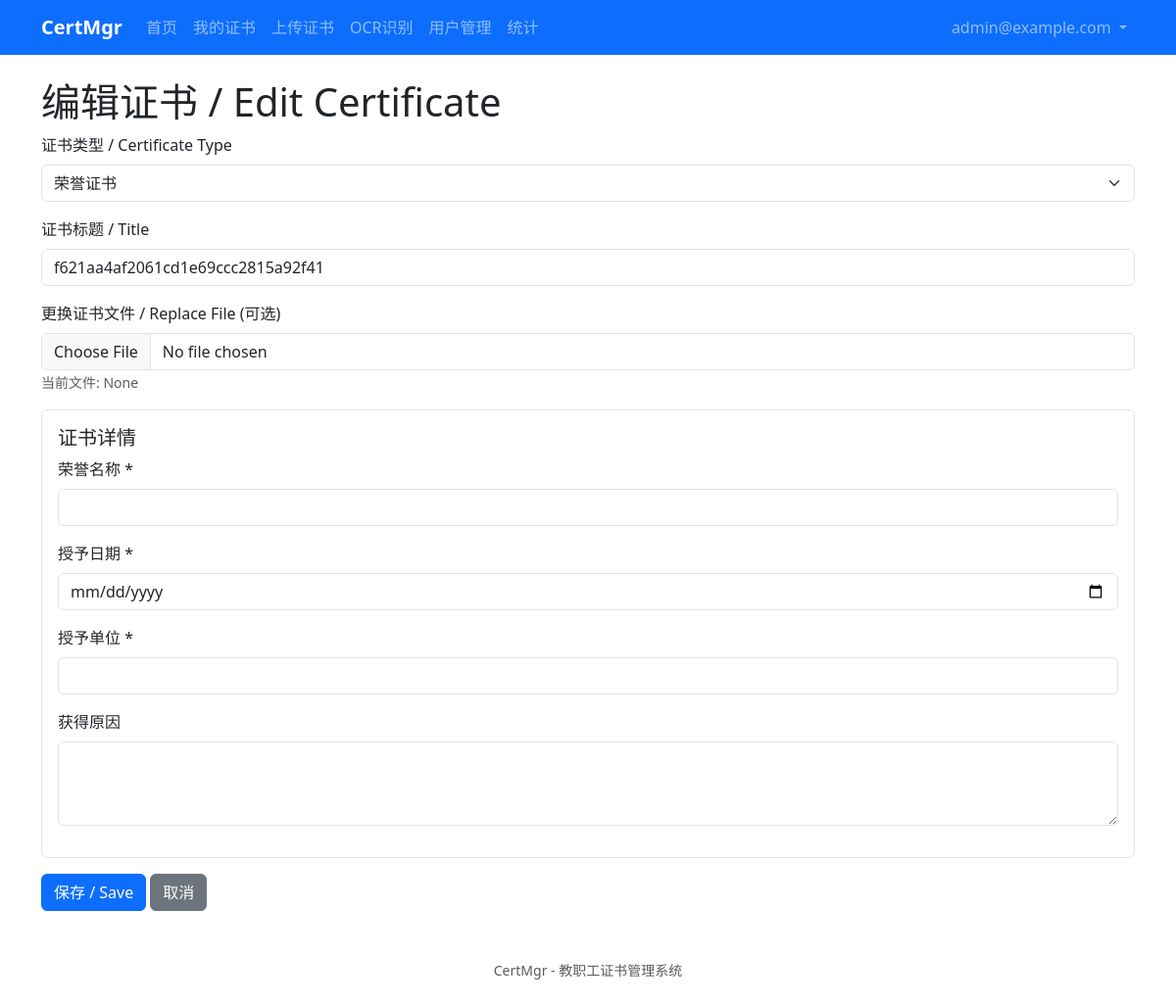
The page /certificates/2/edit (signed in) on the database its author committed.
### app/models/user.py (models this page shows, shortened)
class User(UserMixin, db.Model):
    __tablename__ = 'users'
    id = db.Column(db.Integer, primary_key=True)
    email = db.Column(db.String(120), unique=True, nullable=False, index=True)
    password_hash = db.Column(db.String(256), nullable=False)
    is_admin = db.Column(db.Boolean, default=False)
    is_disabled = db.Column(db.Boolean, default=False)
    created_at = db.Column(db.DateTime, default=datetime.utcnow)

### app/models/certificate.py (models this page shows, shortened)
class Certificate(db.Model):
    __tablename__ = 'certificates'
    id = db.Column(db.Integer, primary_key=True)
    user_id = db.Column(db.Integer, db.ForeignKey('users.id'), nullable=False, index=True)
    certificate_type_id = db.Column(db.Integer, db.ForeignKey('certificate_types.id'), nullable=False)
    title = db.Column(db.String(200), nullable=False)
    file_path = db.Column(db.String(500), nullable=False)
    original_filename = db.Column(db.String(255))
    file_size = db.Column(db.Integer)
    file_mime_type = db.Column(db.String(100))
    fields = db.Column(db.JSON)
    created_at = db.Column(db.DateTime, default=datetime.utcnow)
    updated_at = db.Column(db.DateTime, default=datetime.utcnow, onupdate=datetime.utcnow)
    owner = db.relationship('User', backref=db.backref('certificates', lazy='dynamic'))
    certificate_type = db.relationship('CertificateType', backref=db.backref('certificates', lazy='dynamic'))

### app/blueprints/certificates/routes.py (the view, shortened to what this page needs)
@certificates_bp.route('/<int:cert_id>/edit', methods=['GET', 'POST'])
@login_required
def edit(cert_id):
    certificate = Certificate.query.get_or_404(cert_id)
    if not current_user.is_admin and certificate.user_id != current_user.id:
        abort(403)
    form = CertificateEditForm()
    if request.method == 'GET':
        form.title.data = certificate.title
        form.certificate_type_id.data = certificate.certificate_type_id
    return render_template('certificates/edit.html', form=form, certificate=certificate, FIELD_SCHEMAS=FIELD_SCHEMAS)

### app/blueprints/certificates/forms.py
class CertificateEditForm(FlaskForm):
    certificate_type_id = SelectField('证书类型 / Certificate Type', coerce=int, validators=[DataRequired(message='请选择证书类型')])
    title = StringField('证书标题 / Title', validators=[DataRequired(message='请输入证书标题')])
    file = FileField('证书文件 / Certificate File', validators=[Optional()])
    submit = SubmitField('保存 / Save')
    def __init__(self, *args, **kwargs):
        super().__init__(*args, **kwargs)
        from app.models.certificate import CertificateType
        self.certificate_type_id.choices = [
            (ct.id, ct.name) for ct in CertificateType.query.order_by('name').all()
        ]

### app/templates/certificates/edit.html (shortened to what this page needs)
{% extends "base.html" %}
{% block content %}
<h1>编辑证书 / Edit Certificate</h1>
<form method="POST" enctype="multipart/form-data" id="certificate-form">
    <div class="mb-3">
        {{ form.certificate_type_id.label(class="form-label") }}
        {{ form.certificate_type_id(class="form-select", id="certificate_type_id") }}
    </div>
    <div class="mb-3">
        {{ form.title.label(class="form-label") }}
        {{ form.title(class="form-control") }}
    </div>
    <div class="mb-3">
        <label class="form-label">更换证书文件 / Replace File (可选)</label>
        {{ form.file(class="form-control", accept=".pdf,.png,.jpg,.jpeg,.gif") }}
        <small class="text-muted">当前文件: {{ certificate.original_filename }}</small>
    </div>
    <div id="dynamic-fields-container" class="border rounded p-3 mb-3" style="display: none;">
        <h5>证书详情</h5>
        <div id="dynamic-fields-content"></div>
    </div>
    {{ form.submit(class="btn btn-primary") }}
    <a href="{{ url_for('certificates.detail', cert_id=certificate.id) }}" class="btn btn-secondary">取消</a>
</form>
{% endblock %}

### app/templates/base.html (shortened to what this page needs)
<!DOCTYPE html>
<html lang="zh-CN">
<head>
    <link href="https://cdn.jsdelivr.net/npm/bootstrap@5.3.8/dist/css/bootstrap.min.css" rel="stylesheet">
    <link rel="stylesheet" href="{{ url_for('static', filename='css/app.css') }}">
</head>
<body>
    <nav class="navbar navbar-expand-lg navbar-dark bg-primary">
        <div class="container">
            <a class="navbar-brand" href="{{ url_for('auth.home') if current_user.is_authenticated else url_for('auth.login') }}">
                CertMgr
            </a>
            <div class="collapse navbar-collapse" id="navbarNav">
                <ul class="navbar-nav me-auto">
                    {% if current_user.is_authenticated %}
                        <li class="nav-item">
                            <a class="nav-link" href="{{ url_for('auth.home') }}">首页</a>
                        </li>
                        <li class="nav-item">
                            <a class="nav-link" href="{{ url_for('certificates.list') }}">我的证书</a>
                        </li>
                        <li class="nav-item">
                            <a class="nav-link" href="{{ url_for('certificates.upload') }}">上传证书</a>
                        </li>
                        <li class="nav-item">
                            <a class="nav-link" href="{{ url_for('certificates.ocr_upload') }}">OCR识别</a>
                        </li>
                        {% if current_user.is_admin %}
                        <li class="nav-item">
                            <a class="nav-link" href="{{ url_for('admin.list_users') }}">用户管理</a>
                        </li>
                        <li class="nav-item">
                            <a class="nav-link" href="{{ url_for('statistics.dashboard') }}">统计</a>
                        </li>
                        {% endif %}
                    {% endif %}
                </ul>
                <ul class="navbar-nav ms-auto">
                    {% if current_user.is_authenticated %}
                        <li class="nav-item dropdown">
                            <a class="nav-link dropdown-toggle" href="#" role="button" data-bs-toggle="dropdown">
                                {{ current_user.email }}
                            </a>
                        </li>
                    {% endif %}
                </ul>
            </div>
        </div>
    </nav>
    <main class="container my-4">
        {% block content %}{% endblock %}
    </main>
    <footer class="text-center text-muted py-4">
        <small>CertMgr - 教职工证书管理系统</small>
    </footer>
</body>
</html>

### app/static/css/app.css (style rules this page uses)
:root { --primary-color: #0d6efd; }
body { min-height: 100vh; display: flex; flex-direction: column; }
main { flex: 1; }
.navbar-brand { font-weight: 600; }
.form-label { font-weight: 500; }

### rows shown on the page
User: email "admin@example.com"
Certificate: certificate_type_id "荣誉证书", title "f621aa4af2061cd1e69ccc2815a92f41", original_filename "None"
